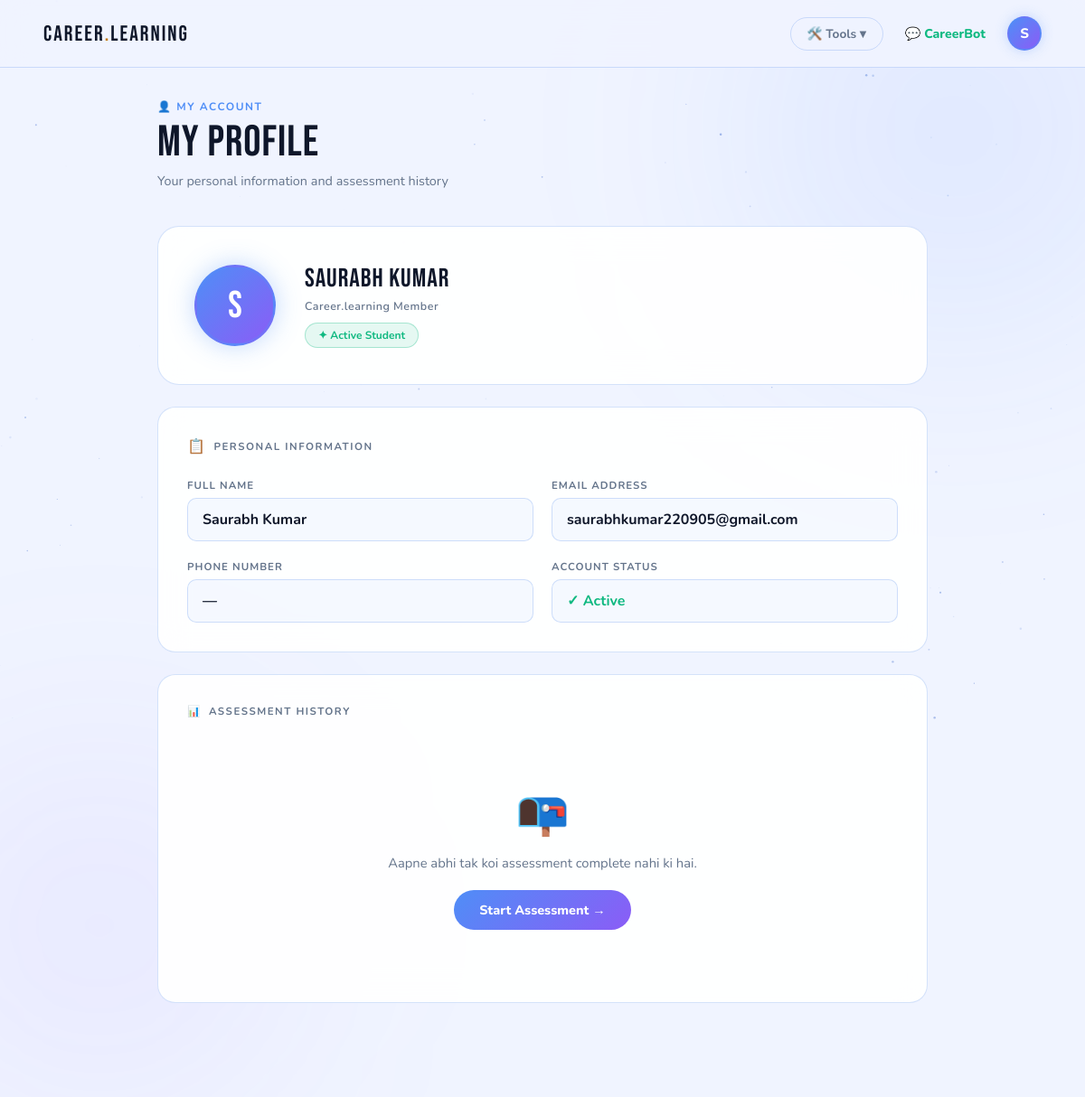
/profile (signed in), run on the app's committed database.
### tables this page shows
CREATE TABLE users (
        id            INTEGER PRIMARY KEY AUTOINCREMENT,
        fullname      TEXT    NOT NULL,
        username      TEXT    UNIQUE NOT NULL,
        email         TEXT    UNIQUE NOT NULL,
        password      TEXT    NOT NULL,
        student_class TEXT,
        is_admin      INTEGER DEFAULT 0,
        is_mentor     INTEGER DEFAULT 0,
        created_at    TIMESTAMP DEFAULT CURRENT_TIMESTAMP
    , phone TEXT);

### routes.py (the view)
@main.route('/profile')
@login_required
def profile():
    conn = get_db()
    user = conn.execute(
        "SELECT fullname, email, phone FROM users WHERE id=?",
        (session['user_id'],)
    ).fetchone()
    results_raw = conn.execute(
        "SELECT result_type as type, prediction, confidence, created_at "
        "FROM results WHERE user_id=? ORDER BY created_at DESC",
        (session['user_id'],)
    ).fetchall()
    conn.close()
    results = []
    for r in results_raw:
        r = dict(r)
        if isinstance(r.get('created_at'), str):
            try:    r['created_at'] = datetime.strptime(r['created_at'], '%Y-%m-%d %H:%M:%S')
            except: r['created_at'] = None
        results.append(type('Result', (), r)())
    return render_template('profile.html',
        fullname=user['fullname'] if user else '',
        email=user['email'] if user else '',
        phone=user['phone'] if user else '',
        results=results
    )

### database.py (called while the page is built)
def get_db():
    conn = sqlite3.connect(DB_PATH)
    conn.row_factory = sqlite3.Row
    return conn

### templates/profile.html (shortened to what this page needs)
<!DOCTYPE html>
<html lang="en">
<head>
</head>
<body>
  <div class="orb orb-1"></div>
  <div class="orb orb-2"></div>
  <nav>
    <a class="logo" href="/">Career<span>.</span>learning</a>
    <div class="nav-right">
      <div class="dropdown">
        <button class="drop-btn">🛠️ Tools ▾</button>
      </div>
      <a href="/chatbot" style="color:var(--green);font-weight:800;">💬 CareerBot</a>
      <div class="profile-wrap" id="profileWrap">
        <div class="profile-avatar-btn" id="profileBtn">{{ fullname[0]|upper if fullname else "S" }}</div>
      </div>
    </div>
  </nav>
  <main>
    <div class="page-header">
      <div class="page-tag">👤 My Account</div>
      <div class="page-title">MY PROFILE</div>
      <div class="page-sub">Your personal information and assessment history</div>
    </div>
    <div class="profile-card">
      <div class="profile-big-avatar">{{ fullname[0]|upper if fullname else "S" }}</div>
      <div class="profile-info">
        <div class="profile-fullname">{{ fullname if fullname else "Student" }}</div>
        <div class="profile-since">Career.learning Member</div>
        <div class="profile-badge">✦ Active Student</div>
      </div>
    </div>
    <div class="info-card">
      <div class="info-card-title"><span>📋</span> Personal Information</div>
      <div class="info-grid">
        <div class="info-field">
          <div class="field-label">Full Name</div>
          <div class="field-value">{{ fullname if fullname else "—" }}</div>
        </div>
        <div class="info-field">
          <div class="field-label">Email Address</div>
          <div class="field-value">{{ email if email else "—" }}</div>
        </div>
        <div class="info-field">
          <div class="field-label">Phone Number</div>
          <div class="field-value">{{ phone if phone else "—" }}</div>
        </div>
        <div class="info-field">
          <div class="field-label">Account Status</div>
          <div class="field-value" style="color:var(--green);">✓ Active</div>
        </div>
      </div>
    </div>
    <div class="history-card">
      <div class="history-title"><span>📊</span> Assessment History</div>
      {% if results and results|length > 0 %}
        {% for r in results %}
        <div class="result-item">
          <div class="result-emoji">
            {% if r.type == '10th' %}🎓{% else %}🚀{% endif %}
          </div>
          <div class="result-info">
            <div class="result-class">Class {{ r.type }} Assessment</div>
            <div class="result-stream">{{ r.prediction }}</div>
            <div class="result-date">{{ r.created_at.strftime('%d %B %Y') if r.created_at else "—" }}</div>
          </div>
          <div class="result-conf">
            <div class="conf-circle">
              <div class="conf-num">{{ r.confidence }}%</div>
              <div class="conf-lbl">Match</div>
            </div>
          </div>
          <a class="result-btn" href="/result">View Result →</a>
        </div>
        {% endfor %}
      {% else %}
        <div class="empty-state">
          <div class="empty-icon">📭</div>
          <div class="empty-text">Aapne abhi tak koi assessment complete nahi ki hai.</div>
          <a class="btn-start" href="/dashboard">Start Assessment →</a>
        </div>
      {% endif %}
    </div>
  </main>
</body>
</html>

### data on the page
users: fullname "S", fullname "Saurabh Kumar", email "saurabhkumar220905@gmail.com"

### other printed values
{{ phone if phone else "—" }} "—"
